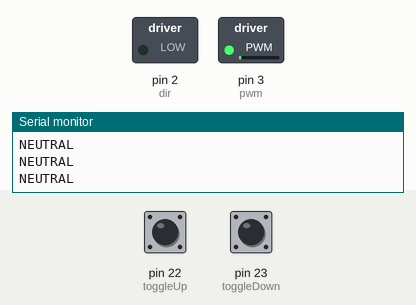
Recording of a sketch running on a simulated Arduino Mega 2560, built with avr-gcc and run on an emulated ATmega2560. On the bench: switched loads named in the sketch (green lamp = pin HIGH), the last lines printed to the serial monitor. Inputs (shaded band) come from the test bench; at power-on: pin 23 (toggleDown) LOW, pin 22 (toggleUp) LOW.

Above: at 1.2 s.
1.3 s: pin 23 (toggleDown) pulled HIGH for 0.15 s
At 2.1 s:
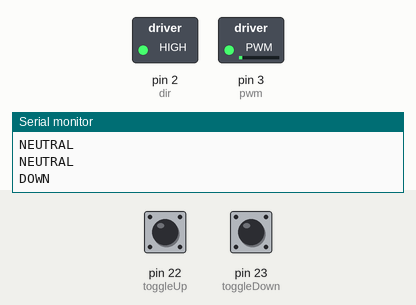
3.8 s: pin 22 (toggleUp) pulled HIGH for 0.15 s
At 5.1 s:
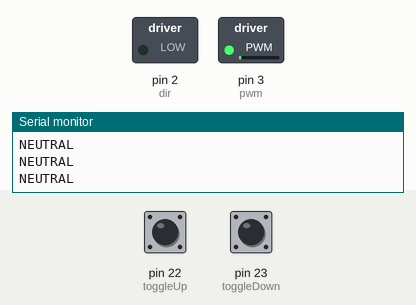
6.3 s: pin 22 (toggleUp) pulled HIGH for 3.2 s
At 7.4 s:
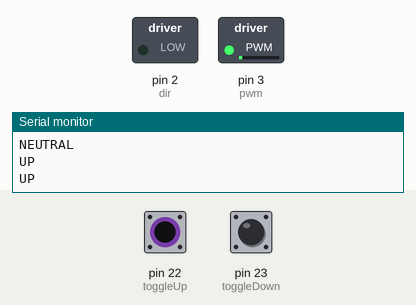
12.5 s: pin 23 (toggleDown) pulled HIGH for 1 s
At 13.3 s:
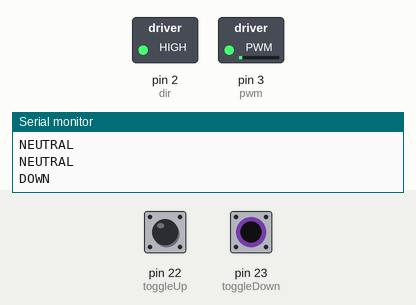
16.5 s: pin 22 (toggleUp) driven HIGH and pin 23 (toggleDown) driven HIGH
18.4 s: pin 22 (toggleUp) driven LOW
At 18.8 s:
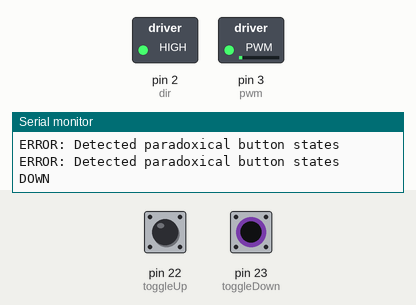
Timing chart, 0 to 20.9 s (numbered marks = the images above; inputs shaded):
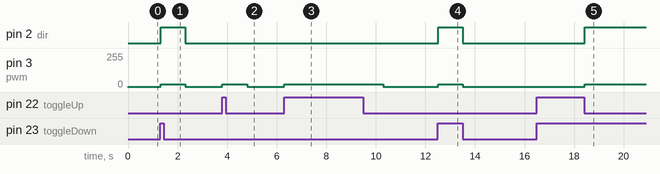

Measured:
- after the input at 1.3 s, pin 2 (dir): LOW → HIGH at once, → LOW 1.0 s later; pin 3 (pwm): 3/255 → 20/255 at once, → 3/255 1.0 s later
- after the input at 3.8 s, pin 3 (pwm): 3/255 → 20/255 at once, → 3/255 1.0 s later
- after the input at 6.3 s, pin 3 (pwm): 3/255 → 20/255 at once, → 3/255 4.0 s later
- after the input at 12.5 s, pin 2 (dir): LOW → HIGH at once, → LOW 1.0 s later; pin 3 (pwm): 3/255 → 20/255 at once, → 3/255 1.0 s later
- after the input at 18.4 s, pin 2 (dir): LOW → HIGH at once; pin 3 (pwm): 3/255 → 20/255 at once

The sketch:

Toggle_Control_Increment.ino
```cpp
/**
 * Control the motor using a toggle switch. Moves in increments.
*/

#define pwm 3
#define dir 2
#define pot A1

#define toggleUp 22
#define toggleDown 23

#define motorSpeed 20
#define stallSpeed 3

#define increment 1000

int switchStateUp = 0;
int switchStateDown = 0;

// the setup routine runs once when you press reset:
void setup() {
  // initialize serial communication at 9600 bits per second:
  Serial.begin(9600);
  pinMode(toggleUp,INPUT);
  pinMode(toggleDown,INPUT);
  pinMode(pwm,OUTPUT);
  pinMode(dir,OUTPUT);
}

// the loop routine runs over and over again forever:
void loop() {
  switchStateUp = digitalRead(toggleUp);
  switchStateDown = digitalRead(toggleDown);

  if (switchStateUp == HIGH && switchStateDown == HIGH) {
    Serial.println("ERROR: Detected paradoxical button states");
  }
  else if (switchStateUp == HIGH) {
    Serial.println("UP");
    digitalWrite(dir,LOW);
    analogWrite(pwm,motorSpeed);
    delay(increment);
  }
  else if (switchStateDown == HIGH) {
    Serial.println("DOWN");
    digitalWrite(dir,HIGH);
    analogWrite(pwm,motorSpeed);
    delay(increment);
  }
  else {
    Serial.println("NEUTRAL");
    digitalWrite(dir,LOW);
    analogWrite(pwm,stallSpeed);
  }


}
```
